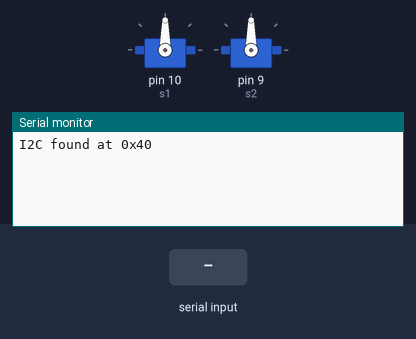
The sketch below on a simulated Arduino Uno, built with avr-gcc and run on an emulated ATmega328P. Parts: 2 × servo, the last lines printed to the serial monitor. Inputs (shaded band) come from the test bench.

Above: at 1.2 s.
1.3 s: "Z\n" received over the second serial link
At 2.5 s:
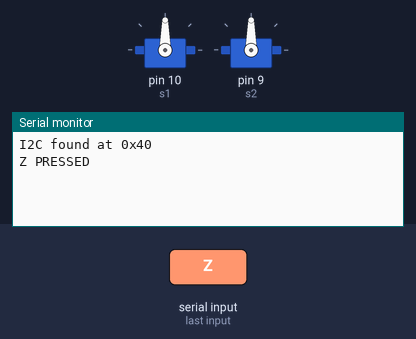
2.8 s: "Y\n" received over the second serial link
At 3.7 s:
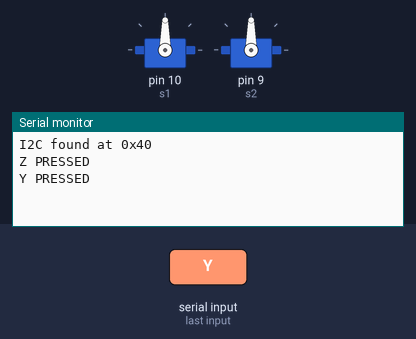
4.3 s: "1\n" received over the second serial link
At 4.9 s:
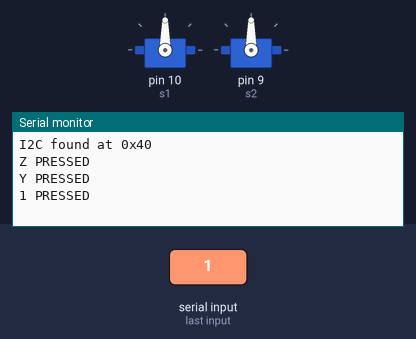

Measured:
- after the input at 1.3 s, the serial monitor: prints a new line at once (image 1)
- after the input at 2.8 s, the serial monitor: prints a new line at once (image 2)
- after the input at 4.3 s, the serial monitor: prints a new line at once (image 3)

The sketch:

head.ino
```cpp
#include <Wire.h>
#include <Adafruit_PWMServoDriver.h>
#include <Servo.h>
#include <SoftwareSerial.h>
#include "components/define.h"
#include "components/functions.h"

/*
  Shield 1: M1: base left, M2: base right, M4: slide back, S1: left, S2: right
  Shield 2: M1: slide front, M3: basket
*/

Adafruit_PWMServoDriver pwm = Adafruit_PWMServoDriver(0x60); /// level 1 (attached to arduino uno) adafruit motor shield v2.0
Adafruit_PWMServoDriver pwm2 = Adafruit_PWMServoDriver(0x61); /// level 2 (attached to level 1) adafruit motor shield v2.0

//To receive and transmit data, rx arduino -> tx hc06 and tx arduino -> rx hc06
SoftwareSerial hc06(RX_ARDUINO, TX_ARDUINO);

Servo s1, s2;

/// state for up and down both slides
int stateUpSlide = 0;
int stateDownSlide = 0;

/// state for open and close baskets
int stateBasketOpen = 0;
int stateBasketClose = 0;

/// state for up and down slide behind
int stateUpSlide2 = 0;
int stateDownSlide2 = 0;

void setup() {
  Wire.begin();
  Serial.begin(9600); /// serial baud rate has to be the same as hc06 to read command
  hc06.begin(9600); /// default hc06 baud rate
  pwm.begin();
  // 50Hz for servo, 1600Hz for motor
  pwm.setPWMFreq(1600);
  pwm2.begin();
  pwm2.setPWMFreq(1600);
  s1.attach(10); /// D10 of Arduino (top gate)
  s2.attach(9); /// D9 of arduino (bottom gate)

  stateUpSlide = 0;
  stateDownSlide = 0;
  stateBasketOpen = 0;
  stateBasketClose = 0;
  stateUpSlide2 = 0;
  stateDownSlide2 = 0;

  // Initialize speed all motors
  stop(pwm, M1_IN1, M1_IN2, M1_PWM); /// drivebase left
  stop(pwm, M2_IN1, M2_IN2, M2_PWM); /// drivebase right
  stop(pwm, M3_IN1, M3_IN2, M3_PWM); /// basket
  stop(pwm, M4_IN1, M4_IN2, M4_PWM); /// slide behind
  stop(pwm, M1_IN1, M1_IN2, M1_PWM); /// slide front

  // Set default angle for servos
  setAngleServo(s1, 180);
  setAngleServo(s2, 0);

  // check for Adafruit Motorshield v2.0 work or not
  for (byte addr = 1; addr < 127; addr++) {
    Wire.beginTransmission(addr);
    if (Wire.endTransmission() == 0) {
      Serial.print("I2C found at 0x");
      Serial.println(addr, HEX);
    }
  }
}
/*
  Joinstick updown+leftright: drive base
  Z (toggle) (up 2 slides)
  Y (toggle) (down 2 slides)
  X (switch state to nhỏ) (servo toggle left)
  V (switch state to nhỏ) (servo toggle right)
  U  (switch state to nhỏ) (up slide front)
  W (switch state to nhỏ) (down slide front)
  1 (toggle) (open basket)
  2 (toggle) (close basket)
  3 (toggle) (up slide behind)
  4 (toggle) (down slide behind)
*/

void loop() {
  /* command from hc06 to Serial*/
  if (hc06.available()) {
    /* Because c was sent byte to byte, use String can cause memory fragmentation
    -> we read until the end line to get full command from bluetooth controller */
    String command = hc06.readStringUntil('\n');
    Serial.println(command+" PRESSED");
    if (command.length() == 6) /// Format: FxxLxx (F can be B, L can be R)
    {
      driveBase(command);
    }
    /// Z first turn -> up 2 slides, Z second turn -> stop 2 slides
    if (command == "Z") {
      stateUpSlide = (stateUpSlide + 1) % 2;
      stateDownSlide = 0;
      stateBasketOpen = 0;
      stateBasketClose = 0;
      stateUpSlide2 = 0;
      stateDownSlide2 = 0;
      upBothSlide(command, stateUpSlide);
    }
    /// Y first turn -> down 2 slides, Y second turn -> stop 2 slides
    if (command == "Y") {
      stateDownSlide = (stateDownSlide + 1) % 2;
      stateUpSlide = 0;
      stateBasketOpen = 0;
      stateBasketClose = 0;
      stateUpSlide2 = 0;
      stateDownSlide2 = 0;
      downBothSlide(command, stateDownSlide);
    }
    /// first turn,-> open baskets, second turn -> stop baskets
    if (command == "1") {
      stateBasketOpen = (stateBasketOpen + 1) % 2;
      stateUpSlide = 0;
      stateDownSlide = 0;
      stateBasketClose = 0;
      stateUpSlide2 = 0;
      stateDownSlide2 = 0;
      openBaskets(command, stateBasketOpen);
    }
    /// first turn,-> close baskets, second turn -> stop baskets
    if (command == "2") {
      stateBasketClose = (stateBasketClose + 1) % 2;
      stateUpSlide = 0;
      stateDownSlide = 0;
      stateBasketOpen = 0;
      stateUpSlide2 = 0;
      stateDownSlide2 = 0;
      closeBaskets(command, stateBasketClose);
    }
    /// first turn,-> up slide behind, second turn -> stop slide behind
    if (command == "3") {
      stateUpSlide2 = (stateUpSlide2 + 1) % 2;
      stateUpSlide = 0;
      stateDownSlide = 0;
      stateBasketOpen = 0;
      stateBasketClose = 0;
      stateDownSlide2 = 0;
      upBehindSlide(command, stateUpSlide2);
    }
    /// first turn,-> down slide behind, second turn -> stop slide behind
    if (command == "4") {
      stateDownSlide2 = (stateDownSlide2 + 1) % 2;
      stateUpSlide = 0;
      stateDownSlide = 0;
      stateBasketOpen = 0;
      stateBasketClose = 0;
      stateUpSlide2 = 0;
      downBehindSlide(command, stateDownSlide2);
    }
    // command area
    if (command == "X" || command == "x") servoLeft(s1, command); /// X when open, x when close
    else if (command == "V" || command == "v") servoRight(s2, command); /// V when open, v when close
    else if (command == "U" || command == "u") upFrontSlide(command); /// U when up, u when stop
    else if (command == "W" || command == "w") downFrontSlide(command); /// W when down, w when stop
  }
  /* Send Serial command to hc06 */
  if (Serial.available()) {
    hc06.write(Serial.read());
  }
}
```

define.h
```cpp
#define RX_ARDUINO 8
#define TX_ARDUINO 7

/* adafruit motor shield v2.0 has pca9685 inside
-> motor can run with 12-bit operation (0-4095)
*/
#define MOTORMIN 0
#define MOTORMAX 4095

#define SERVO1 10
#define SERVO2 9

// For controlling PWM and direction of motor, A motor has 3 main channel: 2 directions pins and 1 PWM pins. To make movement, set direct and set PWM value for the motor

/// motor 1 pins
#define M1_PWM 8
#define M1_IN2 9
#define M1_IN1 10

/// motor 2 pins
#define M2_PWM 13
#define M2_IN2 12
#define M2_IN1 11

///motor 3 pins
#define M3_PWM 2
#define M3_IN2 3
#define M3_IN1 4

/// motor 4 pins
#define M4_PWM 7
#define M4_IN2 6
#define M4_IN1 5

/// max value of left-right joinstick is 60 and forward-backward is 99 -> multiply to the left-right value to equalize the value
#define FB_TO_LR_RATIO 1

/// power drive base gain
#define DRIVE_BASE_RATIO 41

/// both slide power ratio
#define SLIDE_RATIO 4095
```

functions.h
```cpp
extern Adafruit_PWMServoDriver pwm;
extern Adafruit_PWMServoDriver pwm2;
extern Servo s1, s2;

// default pwm functions
// g1: positive direction, g2: negative direction, gp: set pwm
void stop(Adafruit_PWMServoDriver pwm, int g1, int g2, int gp) {
  pwm.setPWM(g1, 0, 0);
  pwm.setPWM(g2, 0, 0);
  pwm.setPWM(gp, 0, 0);
}
void forward(Adafruit_PWMServoDriver pwm, int value, int g1, int g2, int gp) {
  pwm.setPWM(g1, 0, value);
  pwm.setPWM(g2, value, 0);
  pwm.setPWM(gp, 0, value);
}
void backward(Adafruit_PWMServoDriver pwm, int value, int g1, int g2, int gp) {
  pwm.setPWM(g1, value, 0);
  pwm.setPWM(g2, 0, value);
  pwm.setPWM(gp, 0, value);
}
void setAngleServo(Servo s, int degree) {
  s.write(degree);
}

// main modules' functions
void driveBase(String command) {
  char FB =  command[0];
  char LR = command[3];
  // y coordinate
  int FBspeed = command.substring(1,3).toInt() * FB_TO_LR_RATIO;
  if (FB == 'B') FBspeed *= -1;
  // x coordinate
  int LRspeed = command.substring(4,6).toInt() * FB_TO_LR_RATIO;
  if (LR == 'L') LRspeed *= -1;
  /*
    We can use consider FB and LR as XY coordinate and use robot-centric movement
  */
  int leftMotor = FBspeed + LRspeed;
  int rightMotor = FBspeed - LRspeed;

  if (leftMotor >= 0) {
    forward(pwm, leftMotor * DRIVE_BASE_RATIO, M1_IN1, M1_IN2, M1_PWM);
  }
  if (leftMotor < 0) {
    backward(pwm, -leftMotor * DRIVE_BASE_RATIO, M1_IN1, M1_IN2, M1_PWM);
  }
  if (rightMotor >= 0) {
    forward(pwm, rightMotor * DRIVE_BASE_RATIO, M2_IN1, M2_IN2, M2_PWM);
  }
  if (rightMotor < 0) {
    backward(pwm, -rightMotor * DRIVE_BASE_RATIO, M2_IN1, M2_IN2, M2_PWM);
  }
}
void upBothSlide(String command, int state) {
  forward(pwm2, state * SLIDE_RATIO, M1_IN1, M1_IN2, M1_PWM);
  forward(pwm, state * SLIDE_RATIO, M4_IN1, M4_IN2, M4_PWM);
}
void downBothSlide(String command, int state) {
  backward(pwm2, state * SLIDE_RATIO, M1_IN1, M1_IN2, M1_PWM);
  backward(pwm, state * SLIDE_RATIO, M4_IN1, M4_IN2, M4_PWM);
}
void openBaskets(String command, int state) {
  forward(pwm, state * SLIDE_RATIO, M3_IN1, M3_IN2, M3_PWM);
}
void closeBaskets(String command, int state) {
  backward(pwm, state * SLIDE_RATIO, M3_IN1, M3_IN2, M3_PWM);
}
void servoLeft(Servo s, String command) {
  if (command == "X") {
    s.write(0);
  }
  else if (command == "x") {
    s.write(180);
  }
}
void servoRight(Servo S, String command) {
  if (command == "V") {
    S.write(180);
  }
  else if (command == "v") {
    S.write(0);
  }
}
void upFrontSlide(String command) {
  if (command == "U") {
    forward(pwm2, MOTORMAX, M1_IN1, M1_IN2, M1_PWM);
  }
  else if (command == "u") {
    stop(pwm2, M1_IN1, M1_IN2, M1_PWM);
  }
}
void downFrontSlide(String command) {
  if (command == "W") {
    backward(pwm2, MOTORMAX, M1_IN1, M1_IN2, M1_PWM);
  }
  else if (command == "w") {
    stop(pwm2, M1_IN1, M1_IN2, M1_PWM);
  }
}
void upBehindSlide(String command, int state) {
  forward(pwm, state * SLIDE_RATIO, M4_IN1, M4_IN2, M4_PWM);
}
void downBehindSlide(String command, int state) {
  backward(pwm, state * SLIDE_RATIO, M4_IN1, M4_IN2, M4_PWM);
}
```
